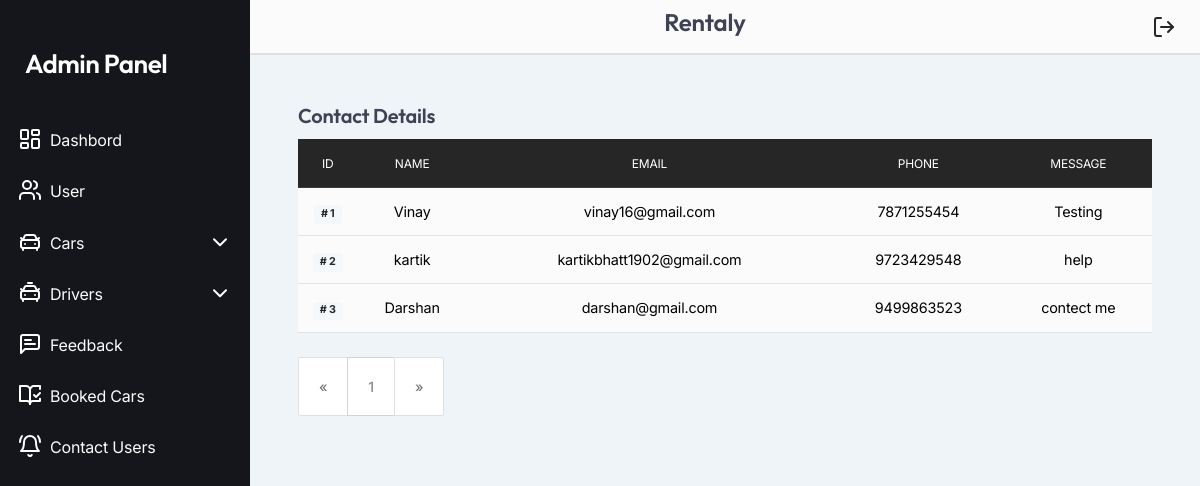
The page /admin/Contact-user.php (signed in) on the database its author committed.
### tables this page shows
CREATE TABLE `contact_us` (
  `id` int(4) NOT NULL,
  `name` varchar(20) NOT NULL,
  `email` varchar(25) NOT NULL,
  `phone` varchar(10) NOT NULL,
  `message` text NOT NULL
);

### admin/Contact-list.php (the view, shortened to what this page needs)
<div class=" p-4 rounded-5 mb25 w-100">
    <?php
    include("../controller/connection.php");
    if (!isset($_GET['page'])) {
        $page = 1;
    } else {
        $page = $_GET['page'];
    }
    $results_per_page = 10;
    $page_first_result = ($page - 1) * $results_per_page;
    $q = "select * from contact_us";
    $select = mysqli_query($con, $q);
    $number_of_result = mysqli_num_rows($select);
    $number_of_page = ceil($number_of_result / $results_per_page);
    $query = "select * from contact_us limit " . $page_first_result . ',' . $results_per_page;
    $result = mysqli_query($con, $query);
    ?>
    <div class=" p-4 rounded-5 mb25 w-100">
        <h4>Contact Details</h4>
        <table class="table  de-table text-center ">
            <thead class='table-dark '>
                <tr>
                    <th scope="col">
                        <span class="text-uppercase fs-12">ID</span>
                    </th>
                    <th scope="col">
                        <span class="text-uppercase fs-12">Name</span>
                    </th>
                    <th scope="col">
                        <span class="text-uppercase fs-12">Email</span>
                    </th>
                    <th scope="col">
                        <span class="text-uppercase fs-12">Phone</span>
                    </th>
                    <th scope="col">
                        <span class="text-uppercase fs-12">Message</span>
                    </th>
                </tr>
            </thead>
            <tbody class='table-light '>
                <?php
                while ($data = mysqli_fetch_array($result)) {
                    ?>
                    <tr>
                        <td>
                            <div class="badge bg-gray-100 text-dark">#
                                <?php echo $data[0]; ?>
                            </div>
                        </td>
                        <td>
                            <span class="d-lg-none d-sm-block">Name</span><span>
                                <?php echo $data[1]; ?>
                            </span>
                        </td>
                        <td>
                            <?php echo $data[2]; ?>
                        </td>
                        <td>
                            <?php echo $data[3]; ?>
                        </td>
                        <td>
                            <?php echo $data[4]; ?>
                        </td>
                    </tr>
                    <?php
                }
                ?>
            </tbody>
        </table>
        <div class='pt-4'>
            <nav aria-label="Page navigation example">
                <ul class="pagination">
                    <?php
                    if ($page > 1) {
                        ?>
                        <li class="page-item disabled ">
                            <a class="page-link" href="#" aria-label="Previous">
                                <span aria-hidden="true">&laquo;</span>
                            </a>
                        </li>
                        <?php
                    } else {
                        ?>
                        <li class="page-item disabled ">
                            <a class="page-link" href="Booked-cars.php?page=<?php echo $page - 1; ?>" aria-label="Previous">
                                <span aria-hidden="true">&laquo;</span>
                            </a>
                        </li>
                        <?php
                    }
                    ?>
                    <?php
                    for ($i = 1; $i <= $number_of_page; $i++) {
                        ?>
                        <li class="page-item"><a class="page-link" href="Booked-cars.php?page=<?php echo $i; ?>">
                                <?php echo $i; ?>
                            </a></li>
                        <?php
                    }
                    ?>
                    <?php
                    if ($page >= $number_of_page) {
                        ?>
                        <li class="page-item  disabled ">
                            <a class="page-link" href="Booked-cars.php" aria-label="Next">
                                <span aria-hidden="true">&raquo;</span>
                            </a>
                        </li>
                        <?php
                    }
                    ?>
                </ul>
            </nav>
        </div>
    </div>
</div>

### css/main-admin.css (style rules this page uses)
body { background-color: #15161B; }

### css/colors/scheme-01.css (style rules this page uses)
:root { --primary-color: #1ECB15; --primary-color-rgb: 120, 202, 92; --secondary-color: #179510; --secondary-color-rgb: 23, 149, 16; }

### css/coloring.css (style rules this page uses)
a, a:hover, footer .widget a:hover, .id-color-2, .id-color-secondary, span.id-color-2, .icon-box i, .h-phone i.id-color-secondary, .mask:hover .cover h3 i, address.s1 span i, .de_table .tr .td:nth-child(2) span, .activity-filter i, .dark-scheme .demo-icon-wrap i, .dark-scheme .demo-icon-wrap-s2 span, .de_tab .de_nav li span, .dark-scheme .small-border, .de_tab.tab_methods .de_nav li.active span img, .ul-style-3 li:after, .accordion-button:not(.collapsed), .ul-style-2 li:before, .pricing-table.table-featured .bottom i { color: var(--secondary-color); }
.item_info_counts>div, .de_table .tr .td:nth-child(2) span, .activity-filter i, .accordion-button:not(.collapsed), { background: rgba(var(--secondary-color-rgb), .1); }

### rows shown on the page
contact_us: id "1", name "Vinay", email "vinay16@gmail.com", phone "7871255454", message "Testing"
contact_us: id "2", name "kartik", email "kartikbhatt1902@gmail.com", phone "9723429548", message "help"
contact_us: id "3", name "Darshan", email "darshan@gmail.com", phone "9499863523", message "contect me"
